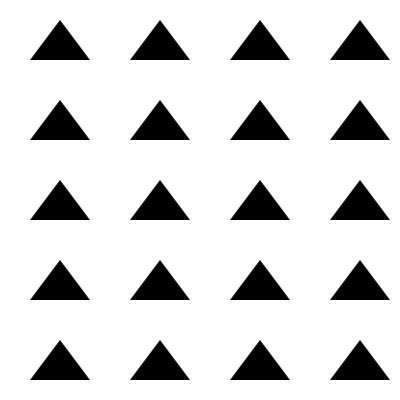
Frame 1 (no input)
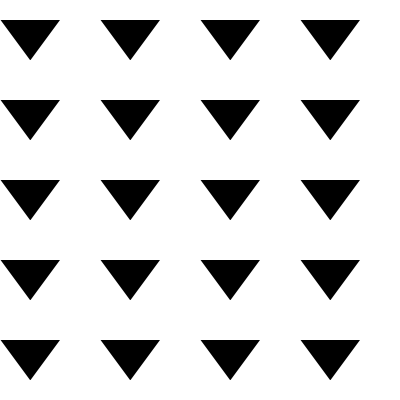
Frame 60 (the mouse pressed at the canvas centre just before this capture)
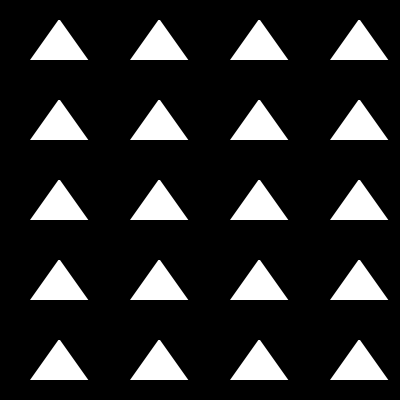
Frame 120 (the mouse held since frame 60 and released just before this capture)

The Processing sketch that drew these frames (run headless with seeded random() and noise(); from frame 60 on, the mouse is pressed at the canvas centre):

// Processing sketch: sketch_vertex_1
// ── sketch_vertex_1.pde
float time = 0;
float s = 30;
float x = 30;
float y = 20;
float cBackground = 255;
float cShape = 0;

void setup(){
 size(400, 400);
 noStroke();
 fill(cShape);
}

void draw(){
  background(cBackground);
  
  float sx = cos(time) * s;
  
  for(int i = 0; i < width; i+=100){
    for(int j = 0; j < height; j += 80){
      beginShape();
        vertex(x + i + sx, y+j); 
        vertex(x*2 + i, y+j);    
        vertex(x*2 + i + sx, y*3+j); 
        vertex(x + i, y*3+j);        
      endShape(CLOSE);
    }
  } 
  time += 0.05;
  
  if(frameCount % 63 == 0){
    cBackground = 255 - cBackground;
    cShape = 255 - cShape;
    fill(cShape);
  }
}
